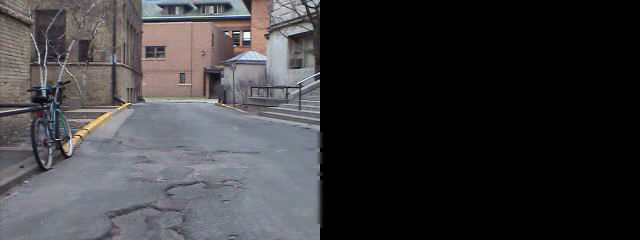
#> input picture frame 10 of abandoned-blob.avi, 640 x 240 px, given in place of fire1.mp4, which was not available
$ python app.py
#> lines starting #> are read from the running program, lines starting #| are printed output that depends on the picture; after the words box and inside, x2 and y2 are one past the last pixel; in counts of white or black regions, pixels touching at a corner belong together; pictures that were not available may be replaced by others from this repository, and a replacement may not be noted
import  cv2
import numpy as np
import playsound
import smtplib


fire_Reported = 0
Alarm_status = False
# Email_Status = True

#function def for playing alarm if fire detected
def play_audio():
    playsound.playsound("fire_alarm.mp3",True)

#Function def for sending WARNING Email
def send_email_function():
    recipientEmail = "nidhishahg2929@gmail.com"
    recipientEmail = recipientEmail.lower()

    try:
        TEXT = "[Warning] !!!\n Dear Building Manager\n Please check immediately your workplace\n 70-C Race Course Floor 5th \n Textile Complex Enterprise, Ddun 248001\nA Fire Accident has been reported at your organization.\nEmergency!!! You have to call 112 immediately.\nFire Alarm System\nPlease Don't Reply!"
        SUBJECT = "[WARNING!!] Fire Accident|Emergency"
        message = 'Subject: {}\n\n{}'.format(SUBJECT,TEXT)
        server = smtplib.SMTP('smtp.gmail.com',587)
        server.starttls()
        server.login("shwetagaur4698@gmail.com",'oxjgxfojvhjpftbi')
        server.sendmail('shwetagaur4698@gmail.com',recipientEmail,message)
        print("Alert!!! Email sent to {}".format(recipientEmail))
        server.close()
    except Exception as e:
        print(e)

# Open a sample video available in sample-videos
video = cv2.VideoCapture("fire1.mp4")
# [8 lines of commented-out code are left out]
while(True):
    # Capture frame-by-frame
    ret, frame = video.read()
#> frame is the input picture: shape (240, 640, 3); mean B, G, R 61, 58.5, 59.5
    frame = cv2.resize(frame, (1000,600))
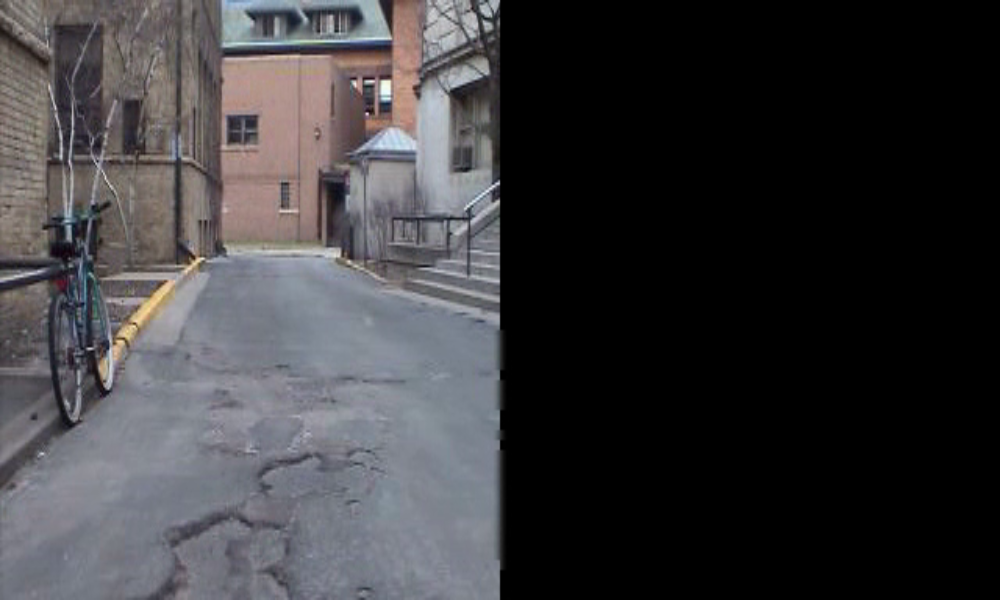
#> frame: shape (600, 1000, 3); mean B, G, R 60.9, 58.4, 59.4
    blur = cv2.GaussianBlur(frame,(15,15),0) #blurred the video to remove extra noise except fire
    hsv = cv2.cvtColor(blur, cv2.COLOR_BGR2HSV)
#> hsv: shape (600, 1000, 3); mean H, S, V 46.2, 14.6, 63.7

    lower = [18,50,50]
    upper = [35,255,255]   #lower and upper pattern are representing the colour
                                #the fire

#To convert frames into numerical values
    lower = np.array(lower,dtype='uint8') #colour 1 value in numerical value
    upper = np.array(upper,dtype='uint8') #color 2 value

    mask = cv2.inRange(hsv,lower,upper)
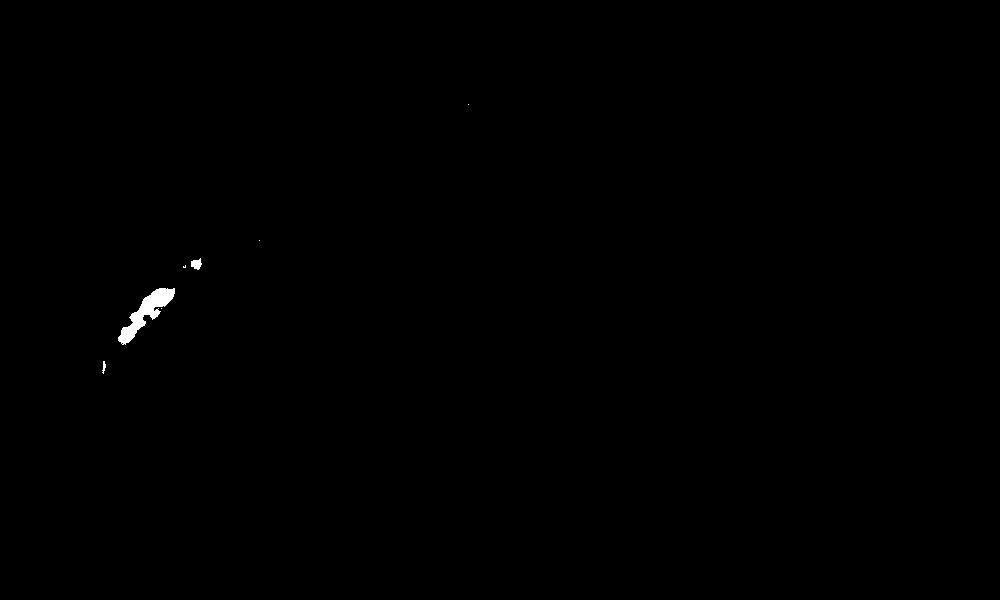
#> mask: shape (600, 1000); 0.2% white; 7 white regions (4 under 20 px), largest, box (x1, y1, x2, y2) and area: (118, 288, 175, 345) 1071, (191, 258, 202, 270) 87, (102, 361, 106, 374) 29
    #using mask detecting fire
    blur = cv2.bitwise_and(frame,hsv,mask=mask)

    #Measuring The Fire size so that it donot ring alarm if there is only dot detected
    fireSize = cv2.countNonZero(mask)
#> fireSize = 1196
    if int(fireSize) > 1000:
        fire_Reported = fire_Reported + 1

        if fire_Reported >= 1: #=> fire detected
            if Alarm_status == False:
                send_email_function()
                play_audio()
                Alarm_status = True
            # [6 lines of commented-out code are left out]
    if frame is not None:     #or we can say if ret == False
        # Display the resulting frame
        # cv2.imshow('Fire-Detection-Frame',blur)
        cv2.imshow('Fire-Detection-Frame',frame)
        # Press q to close the video windows before it ends if you want
        if cv2.waitKey(22) & 0xFF == ord('q'):
#> (key q is pressed here)
            break
    else:
        print ("Frame is None");
        break

#Frame Analyzation ends here


# When everything done, release the capture
video.release()
cv2.destroyAllWindows()
print ("Video stop");


 # [20 lines of commented-out code are left out]

$ run again, starting later in the video
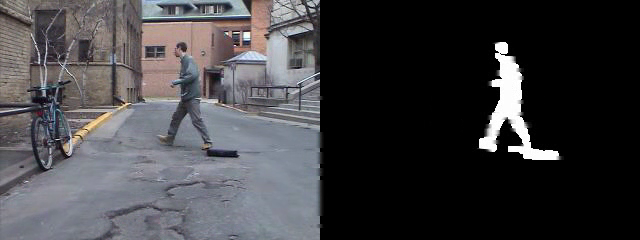
#> input picture frame 47 of abandoned-blob.avi, 640 x 240 px, given in place of fire1.mp4, which was not available
#> frame is the input picture: shape (240, 640, 3); mean B, G, R 67.1, 64.3, 65
#> `frame = cv2.resize(frame, (1000,600))`:
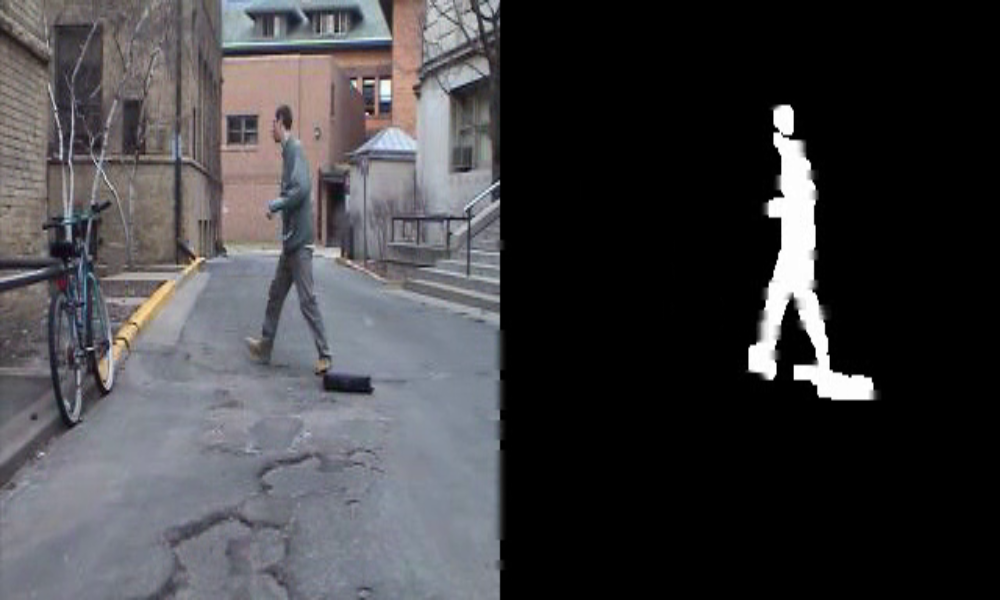
#> frame: shape (600, 1000, 3); mean B, G, R 67.1, 64.2, 64.9
#> `blur = cv2.GaussianBlur(frame,(15,15),0)`:
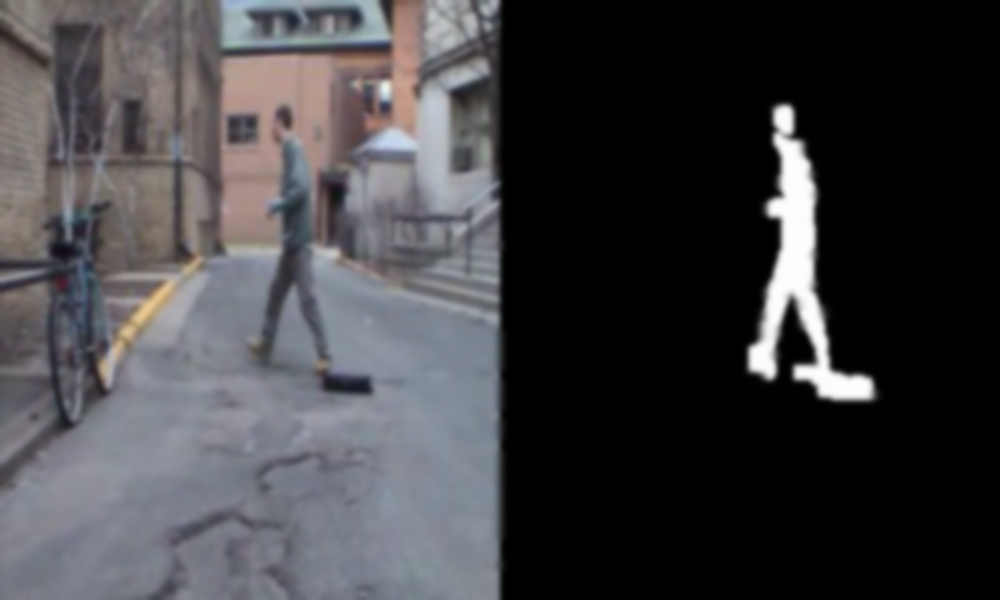
#> blur: shape (600, 1000, 3); mean B, G, R 67.1, 64.2, 64.9
#> hsv: shape (600, 1000, 3); mean H, S, V 48, 14.6, 69.6
#> mask: shape (600, 1000); 0.2% white; 6 white regions (4 under 20 px), largest, box (x1, y1, x2, y2) and area: (117, 281, 175, 349) 1060, (182, 262, 200, 273) 131
#> fireSize = 1208

$ run again, starting later in the video
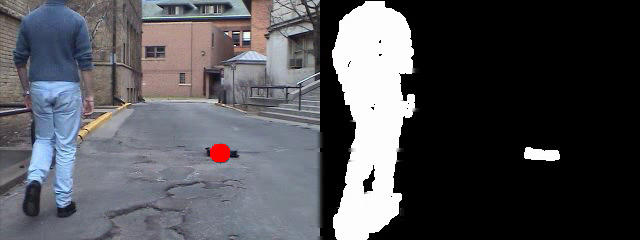
#> input picture frame 84 of abandoned-blob.avi, 640 x 240 px, given in place of fire1.mp4, which was not available
#> frame is the input picture: shape (240, 640, 3); mean B, G, R 86.4, 81.5, 81.1
#> `frame = cv2.resize(frame, (1000,600))`:
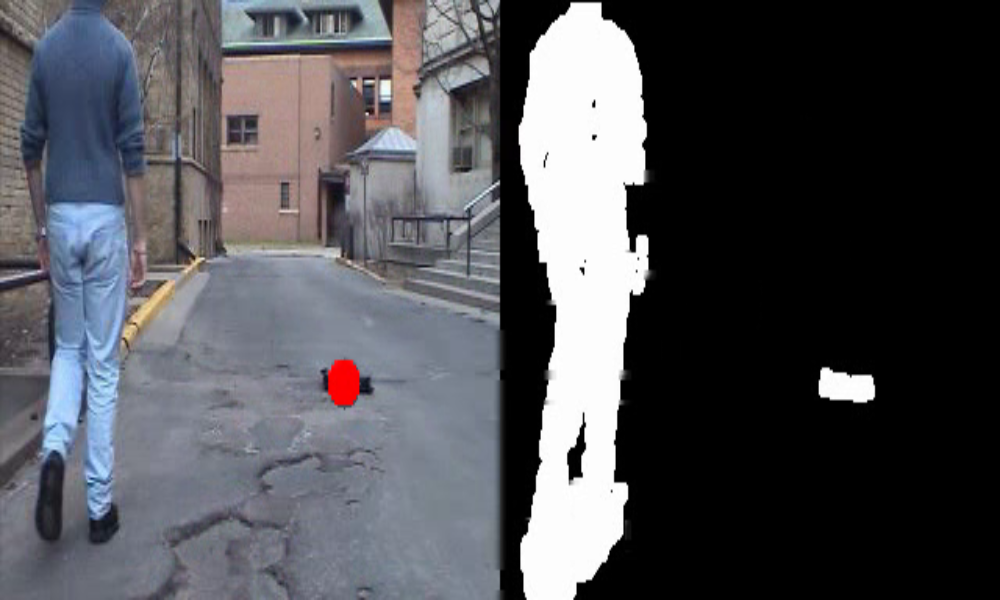
#> frame: shape (600, 1000, 3); mean B, G, R 86.4, 81.4, 81
#> `blur = cv2.GaussianBlur(frame,(15,15),0)`:
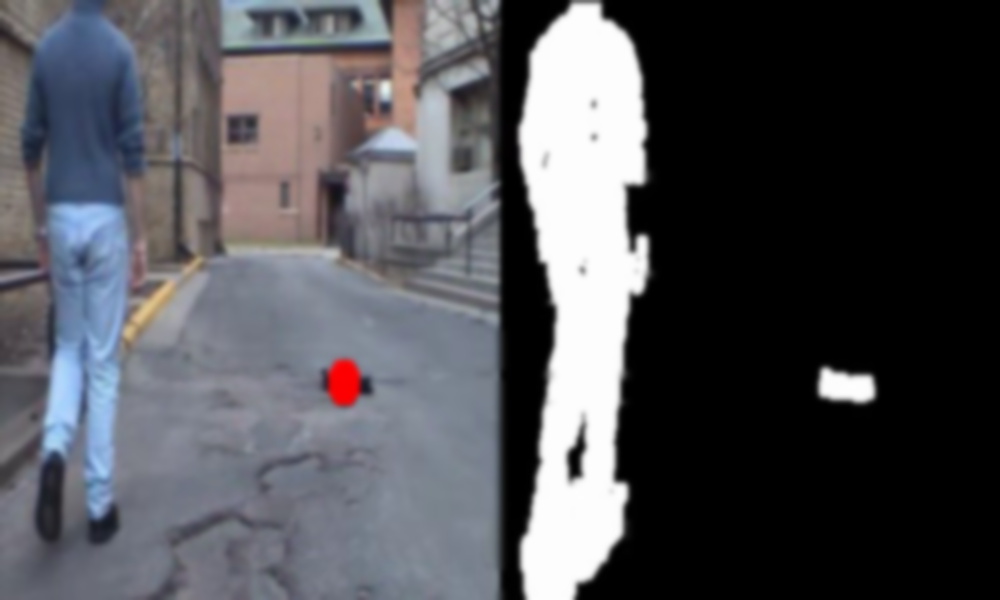
#> blur: shape (600, 1000, 3); mean B, G, R 86.4, 81.4, 81
#> hsv: shape (600, 1000, 3); mean H, S, V 48.6, 20.8, 89.1
#> mask: shape (600, 1000); 0.2% white; 5 white regions (2 under 20 px), largest, box (x1, y1, x2, y2) and area: (124, 281, 176, 342) 988, (193, 252, 202, 268) 98, (249, 239, 275, 244) 90
#> fireSize = 1199
